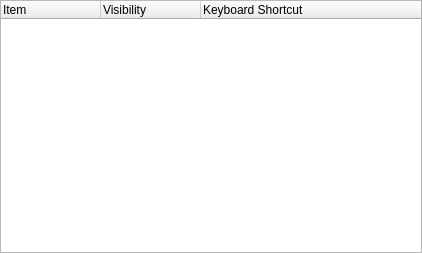
<?xml version="1.0" encoding="UTF-8"?>
<ui version="4.0">
 <class>AutoHideConfig</class>
 <widget class="QWidget" name="AutoHideConfig">
  <property name="geometry">
   <rect>
    <x>0</x>
    <y>0</y>
    <width>422</width>
    <height>253</height>
   </rect>
  </property>
  <layout class="QVBoxLayout" name="verticalLayout">
   <property name="margin">
    <number>0</number>
   </property>
   <item>
    <widget class="QTreeWidget" name="icons">
     <property name="rootIsDecorated">
      <bool>false</bool>
     </property>
     <property name="columnCount">
      <number>3</number>
     </property>
     <attribute name="headerVisible">
      <bool>true</bool>
     </attribute>
     <attribute name="headerDefaultSectionSize">
      <number>100</number>
     </attribute>
     <attribute name="headerDefaultSectionSize">
      <number>100</number>
     </attribute>
     <attribute name="headerVisible">
      <bool>true</bool>
     </attribute>
     <column>
      <property name="text">
       <string>Item</string>
      </property>
     </column>
     <column>
      <property name="text">
       <string>Visibility</string>
      </property>
     </column>
     <column>
      <property name="text">
       <string>Keyboard Shortcut</string>
      </property>
     </column>
    </widget>
   </item>
  </layout>
 </widget>
 <connections/>
</ui>
